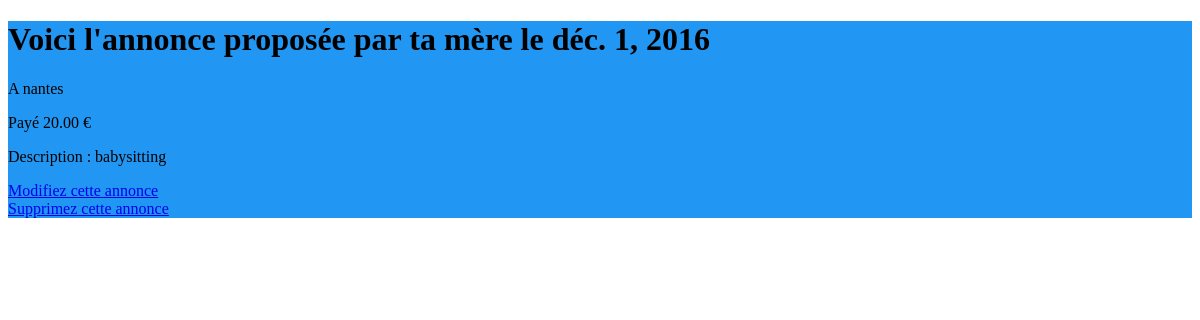
Page /annonce_perso/5 (signed in) on the committed database.
### profils/models.py (models this page shows, shortened)
class Annonce (models.Model) :
	titre = models.CharField(max_length=200)
	annonce = models.TextField(null=False)
	date = models.DateTimeField(auto_now_add=True, auto_now=False, verbose_name = "Date de dépôt")
	prix = models.DecimalField(max_digits=5,decimal_places=2)
	annonceur = models.CharField(max_length=100)
	etudiant = models.CharField(max_length=100, blank=True) # blank permet de rendre ce champs optionnel
	lieux = models.CharField(max_length=50)
	distance_max = models.IntegerField()
	numero = models.IntegerField()
	etat = models.CharField(max_length=10)
	postulant = models.CharField(max_length=100, null=True)
	message_postulant = models.TextField(max_length=1000,null=True)

### profils/views.py (the view)
# urls.py: url(r'^annonce_perso/(?P<numero>\d+$)',views.annonce_perso, name= 'lire_annonce_perso'),
@login_required(login_url = '/connexion/')
def annonce_perso(request,numero):
    annonce = Annonce.objects.get(numero=numero)
    user_annonceur = User.objects.get(username=annonce.annonceur)
    if ((annonce.annonceur == request.user.username) or(annonce.postulant == request.user.username)):
        Bool = annonce.distance_max != 0
        return render(request,'profils/annonce_perso.html',locals())
    else:
        raise Http404

### profils/templates/profils/annonce_perso.html (shortened to what this page needs)
<!DOCTYPE html>
<html lang="fr">
<head>
{% load static %}
    <link rel="stylesheet" href="{% static 'style.css' %}" />
</head>
<body>
<div class="background">
<h1> Voici l'annonce proposée par {{annonce.annonceur}} le {{annonce.date|date:"DATE_FORMAT"}} </h1>
<p> A {{ annonce.lieux}} </p>
<p> Payé {{annonce.prix}} €</p>
<p>	Description : {{annonce.annonce}} </p>
{% if annonce.postulant == None %}
<a href="{% url "modifier_annonce" numero%}">Modifiez cette annonce</a></br>
<a href="{% url "supprimer_annonce" numero%}">Supprimez cette annonce</a>
{% endif %}
</div>
</body>
</html>

### static/style.css (style rules this page uses)
.background { color:black; background-color : #2196F3; background-repeat: no-repeat; background-attachment: fixed; background-size: cover; }

### rows in the picture
Annonce: annonceur "ta mère", date "déc. 1, 2016", lieux "nantes", prix "20.00", annonce "babysitting"
